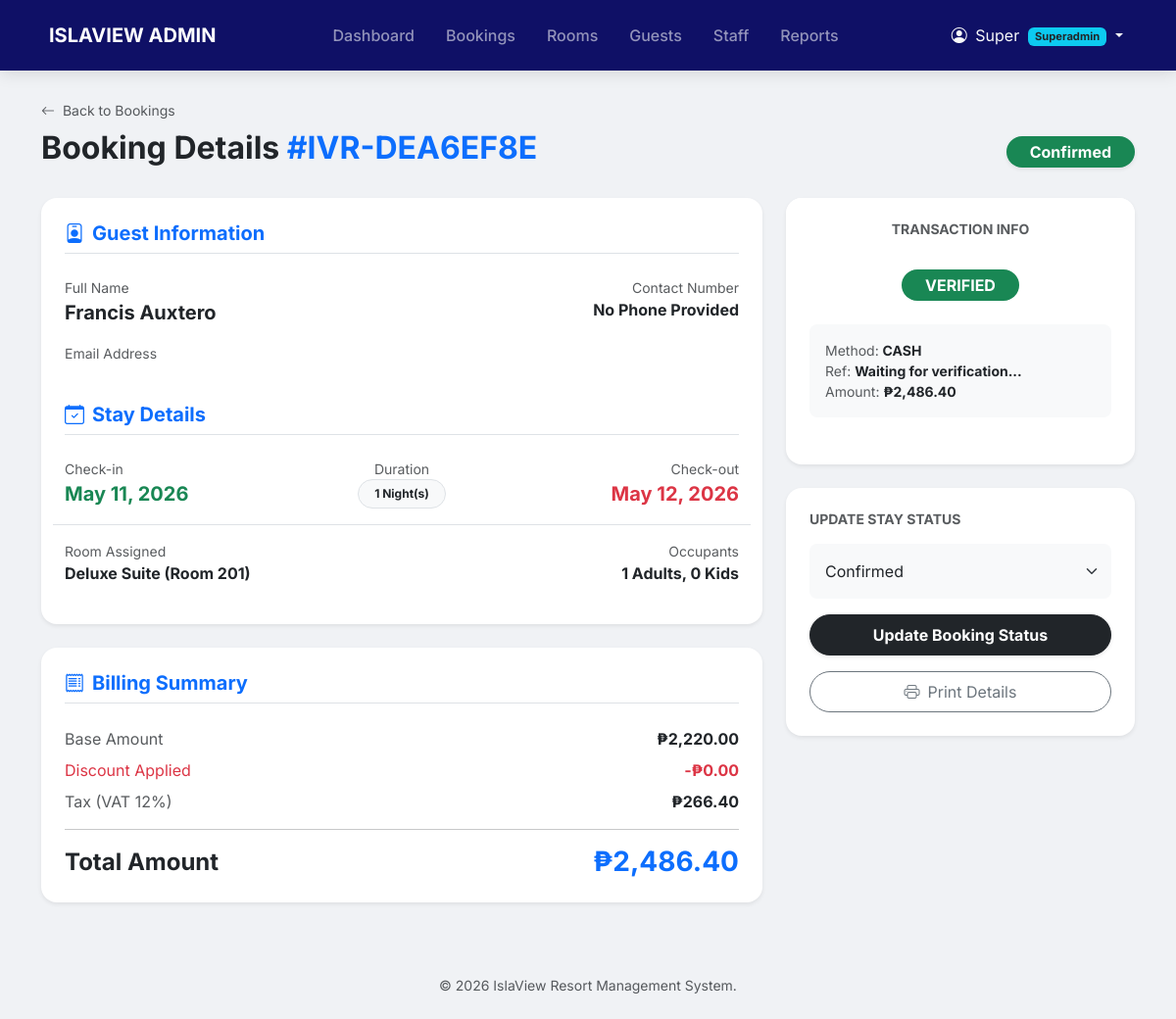
Screenshot of /admin/view_booking.php?id=4 (signed in) with the database file from the repository.
### tables this page shows
CREATE TABLE `bookings` (
  `booking_id` int(10) UNSIGNED NOT NULL,
  `reference_code` varchar(20) NOT NULL,
  `guest_id` int(10) UNSIGNED NOT NULL,
  `room_id` smallint(5) UNSIGNED NOT NULL,
  `promo_id` int(10) UNSIGNED DEFAULT NULL,
  `booked_by` int(10) UNSIGNED DEFAULT NULL,
  `check_in_date` date NOT NULL,
  `check_out_date` date NOT NULL,
  `num_adults` tinyint(3) UNSIGNED NOT NULL DEFAULT 1,
  `num_children` tinyint(3) UNSIGNED NOT NULL DEFAULT 0,
  `nights` tinyint(3) UNSIGNED NOT NULL,
  `base_amount` decimal(10,2) NOT NULL,
  `discount_amount` decimal(10,2) NOT NULL DEFAULT 0.00,
  `tax_amount` decimal(10,2) NOT NULL DEFAULT 0.00,
  `total_amount` decimal(10,2) NOT NULL,
  `status` enum('pending','confirmed','checked_in','checked_out','cancelled','no_show') NOT NULL DEFAULT 'pending',
  `booking_source` enum('online','walk_in','phone','agent') NOT NULL DEFAULT 'online',
  `special_requests` text DEFAULT NULL,
  `internal_notes` text DEFAULT NULL,
  `early_checkin` tinyint(1) NOT NULL DEFAULT 0,
  `late_checkout` tinyint(1) NOT NULL DEFAULT 0,
  `early_checkin_fee` decimal(10,2) NOT NULL DEFAULT 0.00,
  `late_checkout_fee` decimal(10,2) NOT NULL DEFAULT 0.00,
  `cancelled_at` datetime DEFAULT NULL,
  `cancel_reason` text DEFAULT NULL,
  `created_at` datetime NOT NULL DEFAULT current_timestamp(),
  `updated_at` datetime NOT NULL DEFAULT current_timestamp() ON UPDATE current_timestamp()
);

CREATE TABLE `guests` (
  `guest_id` int(10) UNSIGNED NOT NULL,
  `user_id` int(10) UNSIGNED DEFAULT NULL,
  `first_name` varchar(80) NOT NULL,
  `last_name` varchar(80) NOT NULL,
  `email` varchar(191) DEFAULT NULL,
  `phone` varchar(20) DEFAULT NULL,
  `address` text DEFAULT NULL,
  `id_type` varchar(50) DEFAULT NULL,
  `id_number` varchar(100) DEFAULT NULL,
  `nationality` varchar(80) DEFAULT NULL,
  `date_of_birth` date DEFAULT NULL,
  `special_requests` text DEFAULT NULL,
  `notes` text DEFAULT NULL,
  `is_vip` tinyint(1) NOT NULL DEFAULT 0,
  `created_at` datetime NOT NULL DEFAULT current_timestamp()
);

CREATE TABLE `room_types` (
  `room_type_id` smallint(5) UNSIGNED NOT NULL,
  `type_name` varchar(100) NOT NULL,
  `description` text DEFAULT NULL,
  `max_occupancy` tinyint(3) UNSIGNED NOT NULL DEFAULT 2,
  `base_price` decimal(10,2) NOT NULL,
  `is_active` tinyint(1) NOT NULL DEFAULT 1
);

CREATE TABLE `rooms` (
  `room_id` smallint(5) UNSIGNED NOT NULL,
  `room_type_id` smallint(5) UNSIGNED NOT NULL,
  `room_number` varchar(20) NOT NULL,
  `floor_level` tinyint(4) DEFAULT NULL,
  `description` text DEFAULT NULL,
  `is_active` tinyint(1) NOT NULL DEFAULT 1
);

CREATE TABLE `payments` (
  `payment_id` int(10) UNSIGNED NOT NULL,
  `booking_id` int(10) UNSIGNED NOT NULL,
  `processed_by` int(10) UNSIGNED DEFAULT NULL,
  `payment_method` enum('gcash','maya','paypal','bank_transfer','cash','credit_card') NOT NULL,
  `transaction_ref` varchar(255) DEFAULT NULL,
  `amount` decimal(10,2) NOT NULL,
  `currency` char(3) NOT NULL DEFAULT 'PHP',
  `status` enum('pending','verified','failed','refunded') NOT NULL DEFAULT 'pending',
  `payment_type` enum('deposit','full_payment','balance','extra_charge','refund') NOT NULL,
  `screenshot_url` varchar(500) DEFAULT NULL,
  `verified_at` datetime DEFAULT NULL,
  `notes` text DEFAULT NULL,
  `created_at` datetime NOT NULL DEFAULT current_timestamp()
);

### admin/view_booking.php (the view, shortened to what this page needs)
<?php include 'components/header.php'; ?>
<?php include 'components/navbar.php'; ?>
<?php
$booking_id = mysqli_real_escape_string($conn, $_GET['id']);
$sql = "SELECT b.*, g.*, r.room_number, rt.type_name, rt.base_price as room_rate,
        p.payment_id, p.payment_method, p.transaction_ref, p.amount as paid_amount, p.status as payment_status, p.screenshot_url
        FROM bookings b
        JOIN guests g ON b.guest_id = g.guest_id
        JOIN rooms r ON b.room_id = r.room_id
        JOIN room_types rt ON r.room_type_id = rt.room_type_id
        LEFT JOIN payments p ON b.booking_id = p.booking_id
        WHERE b.booking_id = '$booking_id'";
$result = $conn->query($sql);
$data = $result->fetch_assoc();
?>
<main class="container main-container">
    <div class="mb-4">
        <a href="bookings.php" class="text-decoration-none small text-muted">
            <i class="bi bi-arrow-left me-1"></i> Back to Bookings
        </a>
        <div class="d-flex justify-content-between align-items-center mt-2">
            <h2 class="fw-bold text-dark">Booking Details <span class="text-primary">#<?php echo $data['reference_code']; ?></span></h2>
            <div>
                <?php
                $status_btn = 'bg-warning text-dark';
                if($data['status'] == 'confirmed') $status_btn = 'bg-success text-white';
                ?>
                <span class="badge <?php echo $status_btn; ?> p-2 px-4 rounded-pill text-capitalize fs-6 shadow-sm">
                    <?php echo str_replace('_', ' ', $data['status']); ?>
                </span>
            </div>
        </div>
    </div>
    <div class="row g-4">
        <div class="col-lg-8">
            <div class="card border-0 shadow-sm rounded-4 mb-4">
                <div class="card-body p-4">
                    <h5 class="fw-bold mb-4 border-bottom pb-2 text-primary"><i class="bi bi-person-badge me-2"></i>Guest Information</h5>
                    <div class="row">
                        <div class="col-md-6 mb-3">
                            <label class="text-muted small d-block">Full Name</label>
                            <span class="fw-bold fs-5 text-dark"><?php echo $data['first_name'] . " " . $data['last_name']; ?></span>
                        </div>
                        <div class="col-md-6 mb-3 text-md-end">
                            <label class="text-muted small d-block">Contact Number</label>
                            <span class="fw-bold text-dark"><?php echo $data['phone'] ?: 'No Phone Provided'; ?></span>
                        </div>
                        <div class="col-md-12 mb-3">
                            <label class="text-muted small d-block">Email Address</label>
                        </div>
                    </div>
                    <h5 class="fw-bold mt-4 mb-4 border-bottom pb-2 text-primary"><i class="bi bi-calendar-check me-2"></i>Stay Details</h5>
                    <div class="row">
                        <div class="col-md-4 mb-3">
                            <label class="text-muted small d-block">Check-in</label>
                            <span class="fw-bold text-success fs-5"><?php echo date('M d, Y', strtotime($data['check_in_date'])); ?></span>
                        </div>
                        <div class="col-md-4 mb-3 text-center">
                            <label class="text-muted small d-block">Duration</label>
                            <span class="badge bg-light text-dark border rounded-pill px-3 py-2"><?php echo $data['nights']; ?> Night(s)</span>
                        </div>
                        <div class="col-md-4 mb-3 text-md-end">
                            <label class="text-muted small d-block">Check-out</label>
                            <span class="fw-bold text-danger fs-5"><?php echo date('M d, Y', strtotime($data['check_out_date'])); ?></span>
                        </div>
                        <div class="col-md-6 mb-3 border-top pt-3">
                            <label class="text-muted small d-block">Room Assigned</label>
                            <span class="fw-bold text-dark fs-6"><?php echo $data['type_name']; ?> (Room <?php echo $data['room_number']; ?>)</span>
                        </div>
                        <div class="col-md-6 mb-3 text-md-end border-top pt-3">
                            <label class="text-muted small d-block">Occupants</label>
                            <span class="fw-bold text-dark"><?php echo $data['num_adults']; ?> Adults, <?php echo $data['num_children']; ?> Kids</span>
                        </div>
                    </div>
                </div>
            </div>
            <div class="card border-0 shadow-sm rounded-4">
                <div class="card-body p-4">
                    <h5 class="fw-bold mb-4 border-bottom pb-2 text-primary"><i class="bi bi-receipt me-2"></i>Billing Summary</h5>
                    <div class="d-flex justify-content-between mb-2">
                        <span class="text-muted">Base Amount</span>
                        <span class="fw-bold">₱<?php echo number_format($data['base_amount'], 2); ?></span>
                    </div>
                    <div class="d-flex justify-content-between mb-2 text-danger">
                        <span>Discount Applied</span>
                        <span class="fw-bold">-₱<?php echo number_format($data['discount_amount'], 2); ?></span>
                    </div>
                    <div class="d-flex justify-content-between mb-2">
                        <span class="text-muted">Tax (VAT 12%)</span>
                        <span class="fw-bold">₱<?php echo number_format($data['tax_amount'], 2); ?></span>
                    </div>
                    <hr class="my-3">
                    <div class="d-flex justify-content-between align-items-center">
                        <h4 class="fw-bold m-0">Total Amount</h4>
                        <h3 class="fw-bold text-primary m-0">₱<?php echo number_format($data['total_amount'], 2); ?></h3>
                    </div>
                </div>
            </div>
        </div>
        <div class="col-lg-4">
            <div class="card border-0 shadow-sm rounded-4 mb-4 overflow-hidden">
                <div class="card-header bg-white border-0 pt-4 px-4 text-center">
                    <h6 class="fw-bold text-uppercase small text-muted m-0">Transaction Info</h6>
                </div>
                <div class="card-body p-4">
                    <?php if($data['payment_status']): ?>
                        <div class="text-center mb-4">
                            <span class="badge <?php echo ($data['payment_status'] == 'verified') ? 'bg-success' : 'bg-warning text-dark'; ?> rounded-pill px-4 py-2 fs-6 mb-3">
                                <?php echo strtoupper($data['payment_status']); ?>
                            </span>
                            <div class="bg-light p-3 rounded-3 text-start mt-2">
                                <div class="small text-muted">Method: <strong class="text-dark"><?php echo strtoupper($data['payment_method']); ?></strong></div>
                                <div class="small text-muted">Ref: <strong class="text-dark"><?php echo $data['transaction_ref'] ?: 'Waiting for verification...'; ?></strong></div>
                                <div class="small text-muted">Amount: <strong class="text-dark">₱<?php echo number_format($data['paid_amount'], 2); ?></strong></div>
                            </div>
                        </div>
                    <?php endif; ?>
                </div>
            </div>
            <div class="card border-0 shadow-sm rounded-4">
                <div class="card-body p-4">
                    <h6 class="fw-bold mb-3 small text-uppercase text-muted">Update Stay Status</h6>
                    <form action="process_booking_status.php" method="POST">
                        <div class="mb-3">
                            <select name="new_status" class="form-select rounded-3 border-0 bg-light p-3">
                                <option value="confirmed" <?php if($data['status'] == 'confirmed') echo 'selected'; ?>>Confirmed</option>
                            </select>
                        </div>
                        <button type="submit" class="btn btn-dark w-100 rounded-pill py-2 fw-bold shadow-sm mb-3">
                            Update Booking Status
                        </button>
                    </form>
                    <button onclick="window.print()" class="btn btn-outline-secondary w-100 rounded-pill py-2 small">
                        <i class="bi bi-printer me-2"></i>Print Details
                    </button>
                </div>
            </div>
        </div>
    </div>
</main>
<?php include 'components/footer.php'; ?>

### admin/components/header.php (style rules this page uses)
:root { --primary-blue: #0077b6; --deep-ocean: #03045e; }
body { font-family: 'Inter', sans-serif; background-color: #f0f2f5; }
.main-container { margin-top: 100px; padding-bottom: 50px; }

### rows the page displays
bookings: reference_code "IVR-DEA6EF8E", status "Confirmed", guest.first_name "Francis", guest.last_name "Auxtero", guest.phone "No Phone Provided", check_in_date "May 11, 2026", nights "1", check_out_date "May 12, 2026", room_types.type_name "Deluxe Suite", room.room_number "201", num_adults "1", num_children "0", base_amount "2,220.00", discount_amount "0.00", tax_amount "266.40", total_amount "2,486.40", payments.status "VERIFIED", payments.payment_method "CASH", payments.transaction_ref "Waiting for verification...", payments.amount "2,486.40", new_status "Confirmed"

### other values shown
$_SESSION['fname'] "Super"
